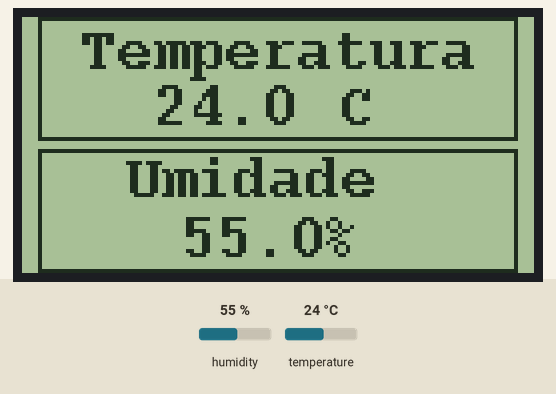
Recording of a sketch running on a simulated Arduino Uno, built with avr-gcc and run on an emulated ATmega328P. Shown: 128×64 one-colour display. Inputs (shaded band) come from the test bench; at power-on: humidity 55 %, temperature 24 °C.

Above: at 1.2 s.
1.3 s: humidity set to 22 %
At 3.1 s:
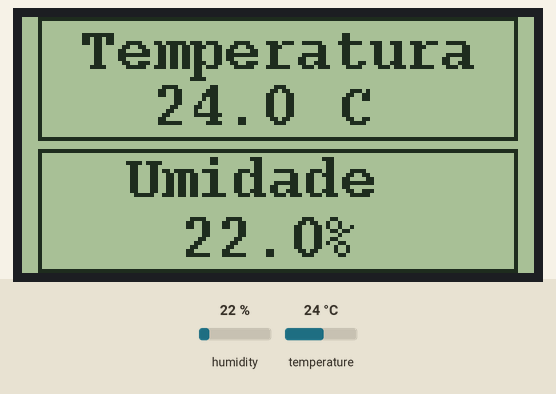
3.4 s: temperature set to 12 °C
At 4.6 s:
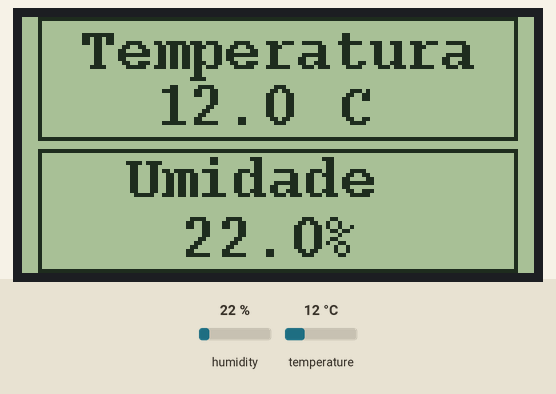
5.3 s: humidity set to 40 %
At 7.0 s:
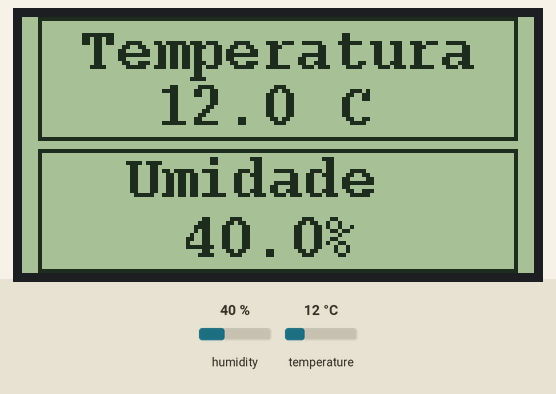
7.3 s: temperature set to 19 °C
At 9.0 s:
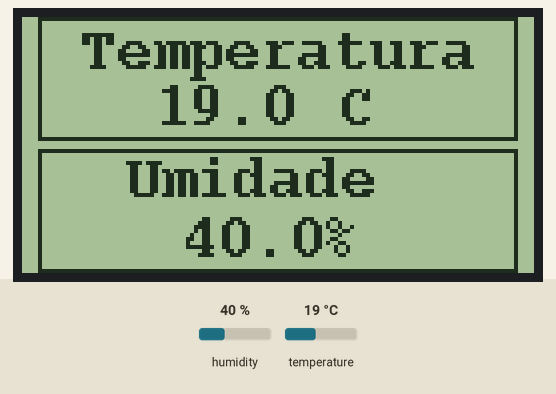
Timing chart, 0 to 10.5 s (numbered marks = the images above; inputs shaded):
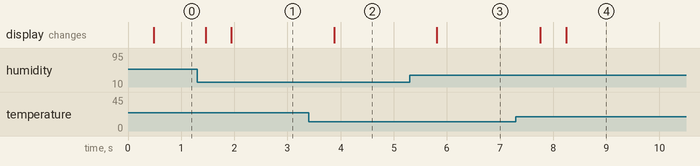

The sketch:

TermometroDisplayGrafico.ino
```cpp
/* ======================================================================================================

   Curso de Arduino WR Kits Channel

   Display Gráfico 128x64 e sensor de umidade/temperatura


   Autor: Eng. Wagner Rambo  Data: Agosto de 2018


   www.wrkits.com.br | facebook.com/wrkits | youtube.com/canalwrkits


====================================================================================================== */


// ======================================================================================================
// --- Bibliotecas ---
#include <U8glib.h>
#include <dht.h>


// ======================================================================================================
// --- Declaração de Objetos ---

//display gráfico 128x64
U8GLIB_ST7920_128X64_1X u8g( 6,  //E
                             5,  //R/W
                             4,  //RS
                             7); //RST
//DHT11
dht     myDHT;
#define DHT_pin   8


// ======================================================================================================
// --- Variáveis Globais ---
char *temp_str = "00.0";        //armazena a string de temperatura
char *hum_str  = "00.0";        //armazena a string de umidade
float hum_perc, temp_C;         //variáveis para umidade e temperatura


// ======================================================================================================
// --- Configurações Iniciais ---
void setup()
{


   u8g.setFont(u8g_font_courB10);   //seleciona fonte para display

   u8g.setColorIndex(1);            //desenhar com pixels on


} //end setup


// ======================================================================================================
// --- Loop Infinito ---
void loop()
{

  u8g.firstPage();
  do {
    draw();
  } while( u8g.nextPage() );


} //end loop


// ======================================================================================================
// --- Desenvolvimento das Funções ---
void draw()
{

   u8g.drawFrame(4,0,120,31);            //desenha retângulo superior
   u8g.drawFrame(4,33,120,31);           //desenha retângulo inferior


   //coleta dados do DHT11
   myDHT.read11(DHT_pin);
   hum_perc  = myDHT.humidity;
   temp_C    = myDHT.temperature;


   // converte float para strings char u8g
   u8g.drawStr( 15, 13, "Temperatura");       //mostra temperatura
   dtostrf(temp_C, 3, 1, temp_str);
   u8g.drawStr(33,27, temp_str);
   u8g.drawStr(70,27, " C");

   u8g.drawStr(26,45, "Umidade");             //mostra umidade
   dtostrf(hum_perc, 3, 1, hum_str);
   u8g.drawStr(40,60, hum_str);
   u8g.drawStr(75,60, "%");


} //end draw
```

Measured:
- after the input at 1.3 s, the display: first changes after 0.16 s (image 1 shows a later state)
- after the input at 3.4 s, the display: changes after 0.48 s (image 2)
- after the input at 5.3 s, the display: changes after 0.51 s (image 3)
- after the input at 7.3 s, the display: first changes after 0.45 s (image 4 shows a later state)
